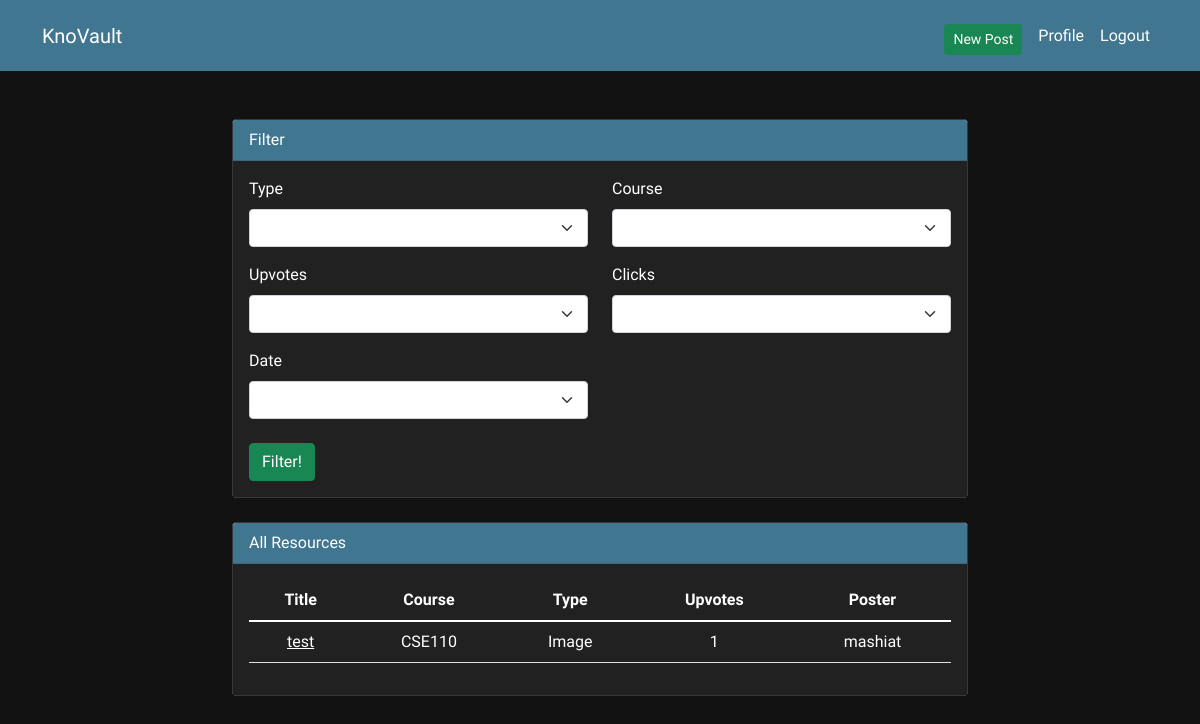
/studyres/ (signed in), run on an earlier commit of the app's database.
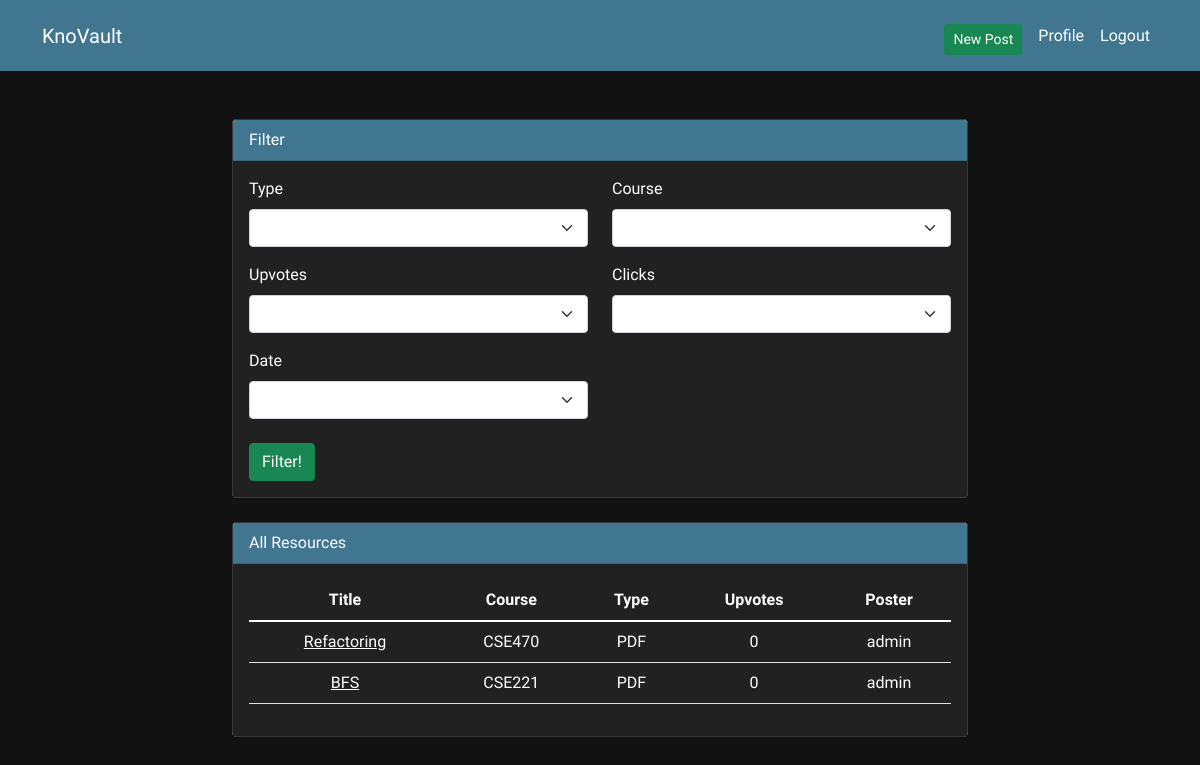
And on a later commit of the database.
### resources/models.py (models this page shows, shortened)
class Resource(models.Model):
    sl_no = models.AutoField(primary_key=True)
    user = models.ForeignKey(User, on_delete=models.CASCADE)
    title = models.CharField(max_length=255)
    course = models.CharField(max_length=6)
    semester = models.CharField(max_length=100, blank = True)
    type = models.CharField(max_length=20)
    date= models.DateField(default=timezone.now)
    url = models.URLField(unique=True)
    clicks = models.IntegerField(default=0)
    upvotes = models.IntegerField(default=0)

### resources/views.py (the view)
# urls.py: path("", views.home_view, name="index"),
@login_required(login_url='/studyres/login')
def home_view(request):
    if request.method == "POST":
        form = FilterForm(request.POST)
        if form.is_valid():
            course_inp = form.cleaned_data['course']
            type_inp = form.cleaned_data['type']
            up_inp = form.cleaned_data['upvotes']
            date_inp = form.cleaned_data['date']
            click_inp = form.cleaned_data['clicks']
            result = Resource.objects
            if course_inp is not '':
                result = result.filter(course = course_inp)
            if type_inp is not '':
                result = result.filter(type= type_inp)
            if up_inp is not '':
                if up_inp == 'Descending':
                    result = result.order_by('-upvotes')
                else:
                    result = result.order_by('upvotes')
            if date_inp is not '':
                if date_inp == 'Descending':
                    result = result.order_by('-date')
                else:
                    result = result.order_by('date')
            if click_inp is not '':
                if date_inp == 'Descending':
                    result = result.order_by('-clicks')
                else:
                    result = result.order_by('clicks')
            result = result.select_related('user')
            return render(request, 'resources/result.html', {'data': result})
    else:
        form = FilterForm()
    allRes = Resource.objects.all()
    allRes = allRes.select_related('user')
    return render(request, "resources/home.html", {"form": form, "all": allRes})

### resources/forms.py
class FilterForm(forms.Form):
    sortList = (
        ('',''),
        ('Descending', 'Descending'),
        ('Ascending', 'Ascending'),
    )
    type = forms.ChoiceField(choices=types, required=False)
    course = forms.ChoiceField(choices=courses, required=False)
    upvotes = forms.ChoiceField(choices=sortList, required=False)
    date = forms.ChoiceField(choices=sortList, required=False)
    clicks = forms.ChoiceField(choices=sortList, required=False)

### resources/templates/resources/home.html (shortened to what this page needs)
{% extends 'base.html' %}
{% load crispy_forms_tags %}
{% block content %}
<div class="row justify-content-center mt-4">
    <div class="col-md-8">
        <div class="card">
            <div class="card-header">
                Filter
            </div>
            <div class="card-body">
                <form method="post">
                    <div class="row">
                        <div class="col-6">
                            {{ form.type|as_crispy_field }}
                        </div>
                        <div class="col-6">
                            {{ form.course|as_crispy_field }}
                        </div>
                        <div class="col-6">
                            {{ form.upvotes|as_crispy_field }}
                        </div>
                        <div class="col-6">
                            {{ form.clicks|as_crispy_field }}
                        </div>
                        <div class="col-6">
                            {{ form.date|as_crispy_field }}
                        </div>
                    </div>
                    <div class="row">
                        <div class="col-12">
                            <button type="submit" class="mt-2 btn btn-success">Filter!</button>
                        </div>
                    </div>
                </form>
            </div>
        </div>
        <div class="card mt-4">
            <div class="card-header">
                All Resources
            </div>
            <div class="card-body">
                <table class="table text-center">
                    <thead>
                      <tr>
                        <th>Title</th>
                        <th>Course</th>
                        <th>Type</th>
                        <th>Upvotes</th>
                        <th>Poster</th>
                      </tr>
                    </thead>
                    <tbody>
                        {% for i in all %}
                      <tr>
                        <td><a href="{% url 'resource' id=i.sl_no %}">{{i.title}} </a></td>
                        <td>{{i.course}}</td>
                        <td>{{i.type}}</td>
                        <td>{{i.upvotes}}</td>
                        <td>{{i.user}}</td>
                      </tr>
                      {% endfor %}
                    </tbody>
                  </table>
            </div>
        </div>
    </div>
</div>
{% endblock %}

What changed in the data, as far as the page shows it:
changed Resource: title "test" → "Refactoring"; course "CSE110" → "CSE470"; type "Image" → "PDF"; upvotes "1" → "0"; user "mashiat" → "admin"
added Resource: title "BFS", course "CSE221", type "PDF", upvotes "0", user "admin"
